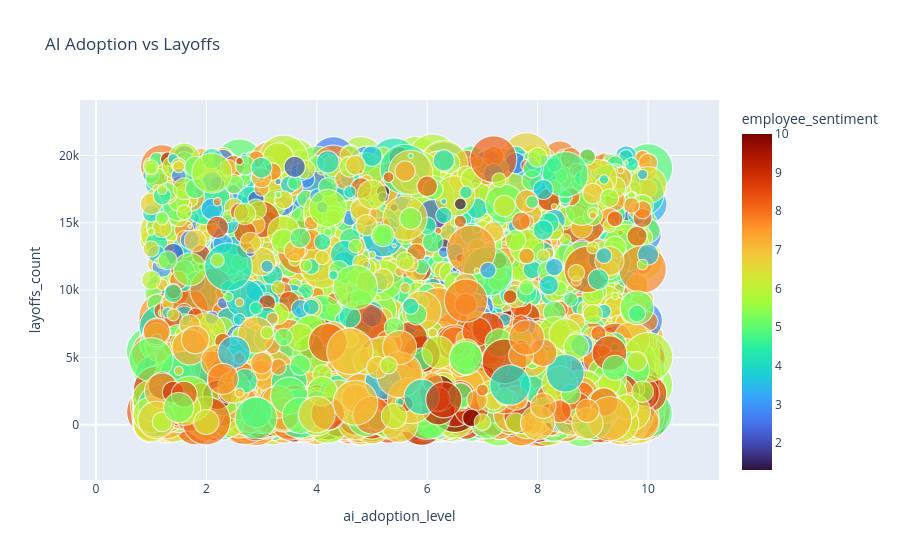

The code cell stored with this chart in its notebook:
### Markdown cell above
### 1. AI Adoption vs Layoffs (Bubble Chart)
Why this chart is used: To visualize the relationship between four variables (AI adoption, layoffs, open roles, and market condition) simultaneously and identify hidden business patterns.

### Code cell
fig = px.scatter(
    df,
    x="ai_adoption_level",
    y="layoffs_count",
    size="open_roles",
    color="employee_sentiment",
    hover_name="company_name",
    color_continuous_scale="Turbo",
    size_max=50,
    title="AI Adoption vs Layoffs"
)

fig.show()

### Figure 1 — Plotly figure (JSON) as saved in the notebook; plotly's stock layout.template omitted (floating-point values rounded to 4 significant figures; data arrays with more than 128 entries replaced by an {"elided": "..."} marker saying what was removed)
{"data": [{"hovertemplate": "<b>%{hovertext}</b><br><br>ai_adoption_level=%{x}<br>layoffs_count=%{y}<br>open_roles=%{marker.size}<br>employee_sentiment=%{marker.color}<extra></extra>", "hovertext": {"elided": "12000 str values"}, "legendgroup": "", "marker": {"color": {"elided": "12000 float values"}, "coloraxis": "coloraxis", "size": {"elided": "12000 int values"}, "sizemode": "area", "sizeref": 3.999, "symbol": "circle"}, "mode": "markers", "name": "", "showlegend": false, "type": "scattergl", "x": {"elided": "12000 float values"}, "xaxis": "x", "y": {"elided": "12000 int values"}, "yaxis": "y"}], "layout": {"coloraxis": {"colorbar": {"title": {"text": "employee_sentiment"}}, "colorscale": [[0, "#30123b"], [0.07143, "#4145ab"], [0.1429, "#4675ed"], [0.2143, "#39a2fc"], [0.2857, "#1bcfd4"], [0.3571, "#24eca6"], [0.4286, "#61fc6c"], [0.5, "#a4fc3b"], [0.5714, "#d1e834"], [0.6429, "#f3c63a"], [0.7143, "#fe9b2d"], [0.7857, "#f36315"], [0.8571, "#d93806"], [0.9286, "#b11901"], [1, "#7a0402"]]}, "legend": {"itemsizing": "constant", "tracegroupgap": 0}, "title": {"text": "AI Adoption vs Layoffs"}, "xaxis": {"anchor": "y", "domain": [0, 1], "title": {"text": "ai_adoption_level"}}, "yaxis": {"anchor": "x", "domain": [0, 1], "title": {"text": "layoffs_count"}}}}
